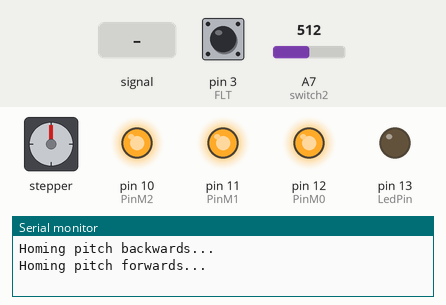
Simulated run of this sketch. Board: Arduino Nano, built with avr-gcc and run on an emulated ATmega328P. On the bench: stepper motor, output pins drawn as LEDs (lit = HIGH), the last lines printed to the serial monitor. Wiring (inferred from the names in the program): stepper motor driver (200 steps per turn assumed): step pin 7; direction pin 6. The inputs (shaded band) are chosen by the test bench; at power-on: pin 3 (FLT) HIGH, A7 (switch2) = 512. Pins used as bus, display or sensor lines are not drawn.

Above: at 4.8 s.
4.9 s: A7 (switch2) fed a 200 Hz sine of ±460 counts around its level
At 6.1 s:
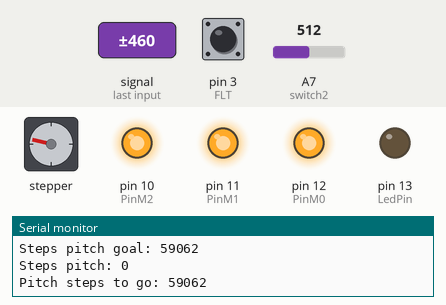
At 20.8 s:
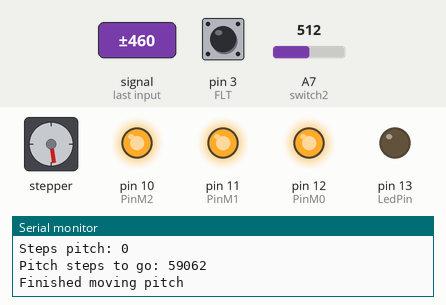
Timing chart, 0 to 47.1 s (numbered marks = the images above; inputs shaded):
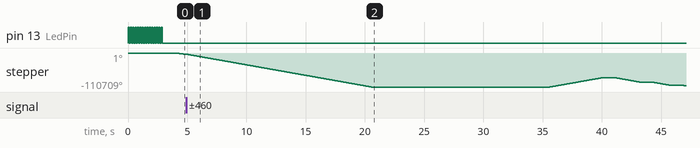

The sketch:

temprep_no_roll.ino
```cpp
#define PinM0 12
#define PinM1 11
#define PinM2 10
#define Dir2 6
#define Step2 7
#define switch1 A6
#define switch2 A7
#define LedPin 13
#define RST 2
#define FLT 3

#define slope_pitch 1686.1
#define intercept_pitch 59062

// Global variables
volatile bool FLTflag = false;

const int max_steps_pitch = 100000; // 32 microstep

const unsigned long SECOND = 1000;
const unsigned long MINUTE = 60*SECOND;
const unsigned long HOUR = 60*MINUTE;

long steps_pitch;

void setup() {
// Serial monitor
  Serial.begin(9600);

  // Configure pins as outputs
  pinMode(PinM0,OUTPUT);
  pinMode(PinM1,OUTPUT);
  pinMode(PinM2,OUTPUT);
  pinMode(Dir2,OUTPUT);
  pinMode(Step2,OUTPUT);
  pinMode(LedPin,OUTPUT);
  pinMode(RST, OUTPUT);

  pinMode(FLT, INPUT);
  pinMode(switch1, INPUT);
  pinMode(switch2, INPUT);

  // Create interrupt on FLT pin
  attachInterrupt(digitalPinToInterrupt(FLT), ISR_FLT, FALLING);

  // Set RESET HIGH
  digitalWrite(RST, HIGH);

  // Set dirs high
  digitalWrite(Dir2, HIGH);

  // Set 1/32 microstepping
  digitalWrite(PinM0,HIGH);
  digitalWrite(PinM1,HIGH);
  digitalWrite(PinM2,HIGH);

  // LED startup sequence
  digitalWrite(LedPin, LOW);
  for(int i=0; i<15; i++){
    digitalWrite(LedPin, HIGH);
    delay(100);
    digitalWrite(LedPin, LOW);
    delay(100);
    }

  homeMotors();

  // Move to 0 position
  Serial.println("Moving to 0 position");
  movePitchDegrees(0.0);

  delay(5*SECOND);
  delay(10*SECOND);

  Serial.println("Starting test loop...");
}

void loop() {
  movePitchDegrees(-10.0);
  delay(SECOND);

  movePitchDegrees(-5.0);
  delay(SECOND);

  movePitchDegrees(-2.0);
  delay(SECOND);

  movePitchDegrees(0.0);
  delay(SECOND);

  movePitchDegrees(2.0);
  delay(SECOND);

  movePitchDegrees(5.0);
  delay(SECOND);

  movePitchDegrees(10.0);
  delay(SECOND);

  movePitchDegrees(0.0);
  delay(SECOND);

  movePitchDegrees(-10.0);
  delay(SECOND);
}

void movePitchDegrees(float deg) {
  Serial.print("Moving pitch to ");
  Serial.print(deg);
  Serial.println(" degrees");
  long int pitch_step_goal = slope_pitch * deg + intercept_pitch;
  long int pitch_steps_to_go = pitch_step_goal - steps_pitch;
  Serial.print("Steps pitch goal: ");
  Serial.println(pitch_step_goal);

  Serial.print("Steps pitch: ");
  Serial.println(steps_pitch);
  Serial.print("Pitch steps to go: ");
  Serial.println(pitch_steps_to_go);
  if (pitch_steps_to_go < 0) {
    digitalWrite(Dir2, HIGH);
    pitch_steps_to_go = pitch_steps_to_go * -1;
  }
  else if (pitch_steps_to_go >= 0) {digitalWrite(Dir2, LOW);}

  while(pitch_steps_to_go>0) {
    movePitchMotor();
    --pitch_steps_to_go;
  }
  Serial.println("Finished moving pitch");
}

void homeMotors() {
  // Pitch motor (2)
  Serial.println("Homing pitch backwards...");
  while(analogRead(switch2) < 200) {
    movePitchMotor();
  }

  digitalWrite(Dir2, !digitalRead(Dir2));
  delay(1000);
  Serial.println("Homing pitch forwards...");
  while(analogRead(switch2) > 201) {
    movePitchMotor();
  }
  steps_pitch = 0;

  Serial.println("System has finished homing....");

}

void movePitchMotor() {
    digitalWrite(Step2, HIGH);
    digitalWrite(Step2, LOW);
    if(digitalRead(Dir2)==HIGH) {--steps_pitch;}
    else {steps_pitch++;}
    delayMicroseconds(250);
}

void ISR_FLT() {
  FLTflag = true;
}
```
